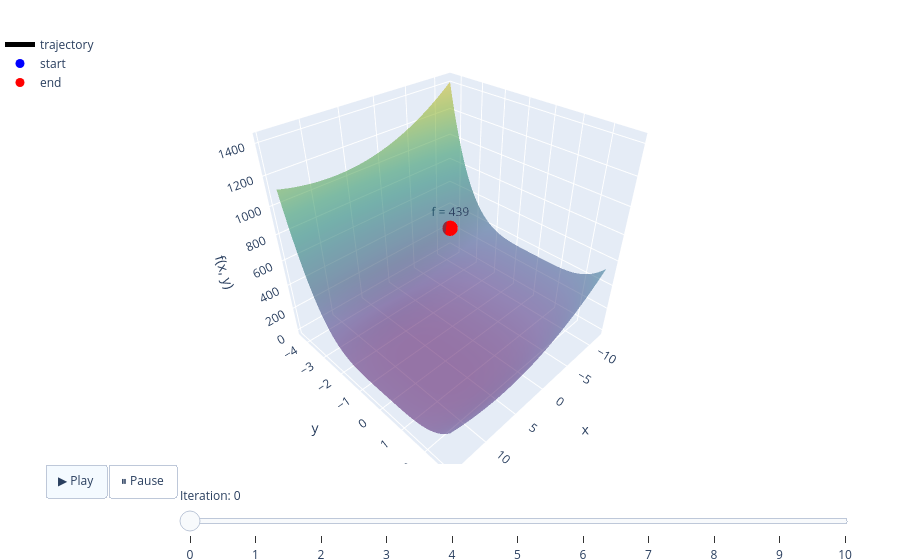

The notebook cell saved with this chart:
### Code cell
points = [[8, 12], [3, -5], [-7, -3]]
iterations = 10

nelder_mead_method(f_1, points, iterations)

### Figure 1 — Plotly figure (JSON) as saved in the notebook; plotly's stock layout.template omitted (floating-point values rounded to 4 significant figures; data arrays with more than 128 entries replaced by an {"elided": "..."} marker saying what was removed)
{"data": [{"colorscale": [[0, "#440154"], [0.1111, "#482878"], [0.2222, "#3e4989"], [0.3333, "#31688e"], [0.4444, "#26828e"], [0.5556, "#1f9e89"], [0.6667, "#35b779"], [0.7778, "#6ece58"], [0.8889, "#b5de2b"], [1, "#fde725"]], "hoverinfo": "skip", "name": "f(x, y)", "opacity": 0.55, "showscale": false, "type": "surface", "x": [-11.97, -11.52, -11.07, -10.62, -10.17, -9.723, -9.274, -8.825, -8.376, -7.926, -7.477, -7.028, -6.579, -6.13, -5.681, -5.231, -4.782, -4.333, -3.884, -3.435, -2.986, -2.537, -2.087, -1.638, -1.189, -0.7399, -0.2908, 0.1584, 0.6075, 1.057, 1.506, 1.955, 2.404, 2.853, 3.302, 3.752, 4.201, 4.65, 5.099, 5.548, 5.997, 6.447, 6.896, 7.345, 7.794, 8.243, 8.692, 9.141, 9.591, 10.04, 10.49, 10.94, 11.39, 11.84, 12.29, 12.73, 13.18, 13.63, 14.08, 14.53], "y": [-4.331, -4.211, -4.091, -3.97, -3.85, -3.73, -3.609, -3.489, -3.369, -3.248, -3.128, -3.008, -2.887, -2.767, -2.647, -2.526, -2.406, -2.285, -2.165, -2.045, -1.924, -1.804, -1.684, -1.563, -1.443, -1.323, -1.202, -1.082, -0.9618, -0.8414, -0.7211, -0.6007, -0.4804, -0.3601, -0.2397, -0.1194, 0.0009534, 0.1213, 0.2416, 0.362, 0.4823, 0.6026, 0.723, 0.8433, 0.9637, 1.084, 1.204, 1.325, 1.445, 1.565, 1.686, 1.806, 1.926, 2.047, 2.167, 2.287, 2.408, 2.528, 2.648, 2.769], "z": {"elided": "60x60 float values"}}, {"hovertemplate": "x=%{x:.4f}<br>y=%{y:.4f}<br>f=%{z:.4f}<extra></extra>", "line": {"color": "black", "width": 5}, "marker": {"color": "black", "size": 3}, "mode": "lines+markers", "name": "trajectory", "type": "scatter3d", "x": [-7.0], "y": [-3.0], "z": [439.0]}, {"hovertemplate": "x=%{x:.4f}<br>y=%{y:.4f}<br>f=%{z:.4f}<extra></extra>", "marker": {"color": "blue", "size": 9}, "mode": "markers", "name": "start", "type": "scatter3d", "x": [-7], "y": [-3], "z": [439]}, {"hovertemplate": "x=%{x:.4f}<br>y=%{y:.4f}<br>f=%{z:.4f}<extra></extra>", "marker": {"color": "red", "size": 9}, "mode": "markers+text", "name": "end", "text": ["f = 439"], "textposition": "top center", "type": "scatter3d", "x": [-7], "y": [-3], "z": [439]}], "layout": {"legend": {"x": 0, "y": 1}, "margin": {"b": 0, "l": 0, "r": 0, "t": 30}, "scene": {"xaxis": {"title": {"text": "x"}}, "yaxis": {"title": {"text": "y"}}, "zaxis": {"title": {"text": "f(x, y)"}}}, "sliders": [{"currentvalue": {"prefix": "Iteration: "}, "len": 0.75, "steps": [{"args": [["0"], {"frame": {"duration": 0, "redraw": true}, "mode": "immediate"}], "label": "0", "method": "animate"}, {"args": [["1"], {"frame": {"duration": 0, "redraw": true}, "mode": "immediate"}], "label": "1", "method": "animate"}, {"args": [["2"], {"frame": {"duration": 0, "redraw": true}, "mode": "immediate"}], "label": "2", "method": "animate"}, {"args": [["3"], {"frame": {"duration": 0, "redraw": true}, "mode": "immediate"}], "label": "3", "method": "animate"}, {"args": [["4"], {"frame": {"duration": 0, "redraw": true}, "mode": "immediate"}], "label": "4", "method": "animate"}, {"args": [["5"], {"frame": {"duration": 0, "redraw": true}, "mode": "immediate"}], "label": "5", "method": "animate"}, {"args": [["6"], {"frame": {"duration": 0, "redraw": true}, "mode": "immediate"}], "label": "6", "method": "animate"}, {"args": [["7"], {"frame": {"duration": 0, "redraw": true}, "mode": "immediate"}], "label": "7", "method": "animate"}, {"args": [["8"], {"frame": {"duration": 0, "redraw": true}, "mode": "immediate"}], "label": "8", "method": "animate"}, {"args": [["9"], {"frame": {"duration": 0, "redraw": true}, "mode": "immediate"}], "label": "9", "method": "animate"}, {"args": [["10"], {"frame": {"duration": 0, "redraw": true}, "mode": "immediate"}], "label": "10", "method": "animate"}], "x": 0.2, "xanchor": "left", "y": 0, "yanchor": "top"}], "updatemenus": [{"buttons": [{"args": [null, {"frame": {"duration": 300, "redraw": true}, "fromcurrent": true}], "label": "▶ Play", "method": "animate"}, {"args": [[null], {"frame": {"duration": 0}, "mode": "immediate"}], "label": "⏸ Pause", "method": "animate"}], "direction": "left", "type": "buttons", "x": 0.05, "xanchor": "left", "y": 0, "yanchor": "top"}]}}
